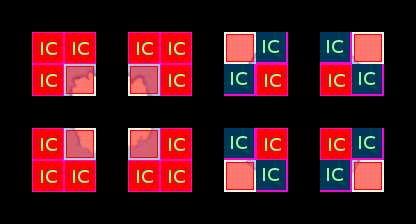

Tiled map render using the project's own tile images. Description and the map definition, with tile-layer contents summarised, below:
An orthogonal 13x7 tile map with 32x32 px tiles, 5 tile layers (ruleRegions, ruleSet, rule_Ground, rule_Over, ...), 4 tilesets.

<map version="1.0" orientation="orthogonal" width="13" height="7" tilewidth="32" tileheight="32">
 <tileset firstgid="1" name="collision" tilewidth="32" tileheight="32">
  <image source="../../graphics/tiles/collision.png" width="64" height="32" />
 </tileset>
 <tileset firstgid="3" name="set_icecave" tilewidth="32" tileheight="32">
  <image source="../../graphics/tiles/set_icecave.png" width="64" height="64" />
 </tileset>
 <tileset firstgid="7" name="set_rules" tilewidth="32" tileheight="32">
  <image source="../../graphics/tiles/set_rules.png" width="32" height="32" />
 </tileset>
 <tileset firstgid="8" name="icecave" tilewidth="32" tileheight="32">
  <image source="../../graphics/tiles/icecave.png" width="512" height="256" />
 </tileset>
 <layer name="ruleRegions" width="13" height="7">
  <data>[91 cells, 32 non-empty, 1 distinct tile ids]</data>
 </layer>
 <layer name="ruleSet" width="13" height="7">
  <data>[91 cells, 32 non-empty, 2 distinct tile ids]</data>
 </layer>
 <layer name="rule_Ground" width="13" height="7">
  <data>[91 cells, 8 non-empty, 8 distinct tile ids]</data>
 </layer>
 <layer name="rule_Over" width="13" height="7">
  <data>[91 cells, 0 non-empty, 0 distinct tile ids]</data>
 </layer>
 <layer name="rule_collision" width="13" height="7">
  <data>[91 cells, 8 non-empty, 1 distinct tile ids]</data>
 </layer>
</map>
